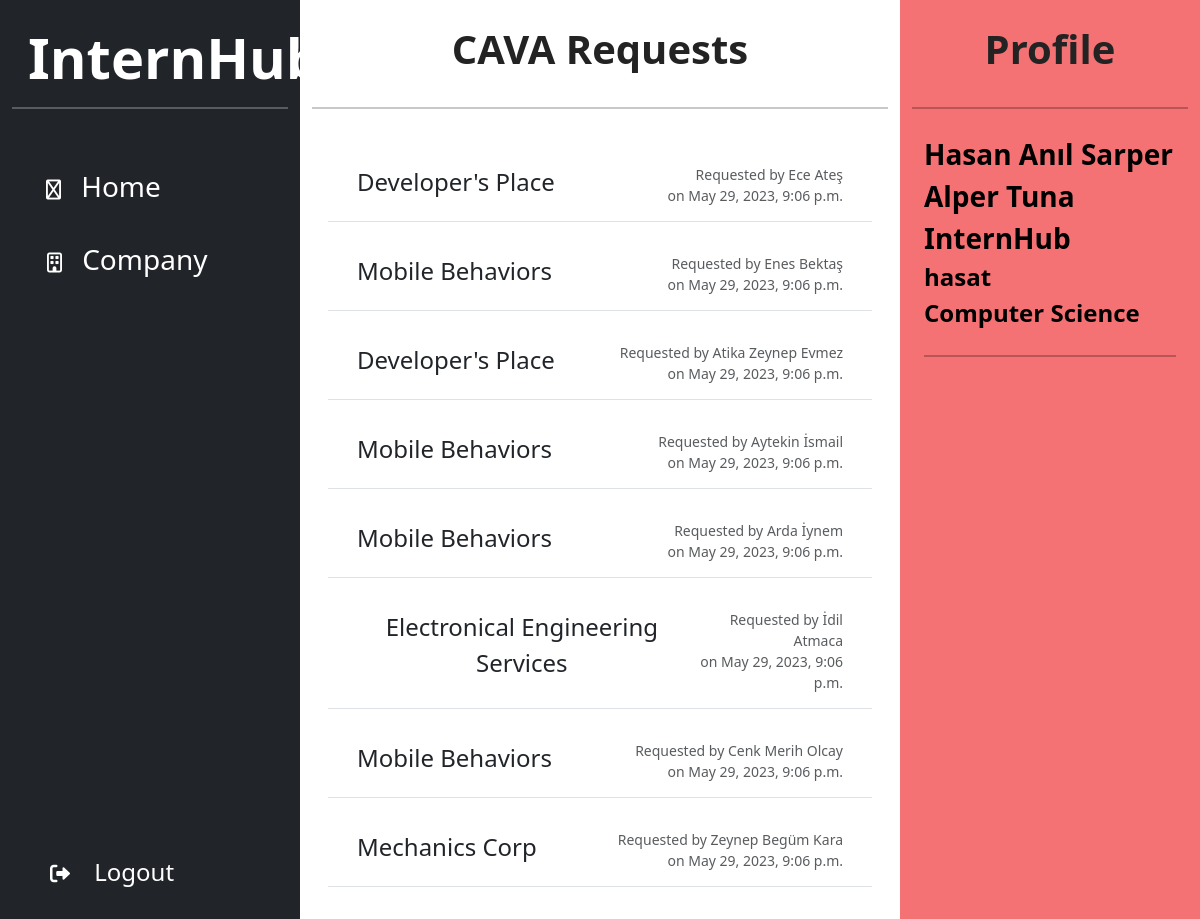
The page /company/cava-requests/ (signed in) on the database its author committed.
### company/models.py (models this page shows, shortened)
class CompanyRelatedDemand(models.Model):
    demand_date = models.DateTimeField(auto_now_add=True, null=True)
    description = models.CharField(max_length=100, null=True)
    class Meta:
        abstract = True

class CompanyApprovalValidationApplication(CompanyRelatedDemand):
    course = models.ForeignKey(Course, blank=True, on_delete=models.CASCADE, null=True)
    file = models.FileField(upload_to='company-approval-demands',
                            null=True,
                            validators=[FileExtensionValidator(allowed_extensions=['pdf'])]
                            )
    status = models.CharField(max_length=20, choices=STATUS_CHOICES, default='PENDING')
    requested_company = models.ForeignKey(Company, on_delete=models.CASCADE, null=True, related_name='+')
    student = models.ForeignKey(Student, on_delete=models.CASCADE, null=True, related_name='cava_applications')

class Company(models.Model):
    name = models.CharField(max_length=100, null=True, unique=True)
    field = models.CharField(max_length=100, null=True)
    departments = models.ManyToManyField(EngineeringDepartment, blank=True)
    status = models.CharField(max_length=20, choices=STATUS_CHOICES, default='PENDING', null=True)

### users/models.py (models this page shows, shortened)
class RoleMixin(models.Model):
    class Role(models.TextChoices):
        SUPERUSER = 'SUPERUSER', 'Superuser'
        STUDENT = 'STUDENT', 'Student'
        DEAN = 'DEAN', 'Dean'
        CHAIR = 'CHAIR', 'Chair'
        INSTRUCTOR = 'INSTRUCTOR', 'Instructor'
        DEPARTMENTSECRETARY = 'DEPARTMENT_SECRETARY', 'Department Secretary'
    role = models.CharField(max_length=50, choices=Role.choices, blank=True)
    class Meta:
        abstract = True

class User(AbstractBaseUser, PermissionsMixin, RoleMixin):
    first_name = models.CharField(max_length=50, null=True)
    last_name = models.CharField(max_length=50, null=True)
    email = models.EmailField(max_length=50, unique=True, null=True)
    user_id = models.CharField(max_length=8, unique=True, null=False)
    department = models.ForeignKey(
        EngineeringDepartment, on_delete=models.SET_NULL, null=True)
    created_date = models.DateTimeField(auto_now_add=True)
    modified_date = models.DateTimeField(auto_now=True)
    is_admin = models.BooleanField(default=False)
    is_active = models.BooleanField(default=True)
    is_staff = models.BooleanField(default=False)
    is_superuser = models.BooleanField(default=False)
    USERNAME_FIELD = 'user_id'
    REQUIRED_FIELDS = []
    objects = UserManager()
    user_permissions = models.ManyToManyField(
        Permission, related_name='%(class)spermissions', blank=True)
    def __str__(self):
        if self.first_name is None or self.last_name is None:
            return self.user_id
        return self.first_name + ' ' + self.last_name

class EngineeringDepartment(models.Model):
    code = models.CharField(max_length=5, unique=True)
    name = models.CharField(max_length=50, blank=True)
    def __str__(self):
        return self.name

### company/views.py (the view)
# urls.py: path('cava-requests/', views.ListCAVASView.as_view(), name="cava-requests"),
class ListCAVASView(LoginRequiredMixin, RoleRequiredMixin, ListView):
    template_name = 'company/cava-requests.html'
    model = CompanyApprovalValidationApplication
    context_object_name = 'requests'
    ordering = 'id'
    allowed_roles = ['SUPERUSER', 'DEPARTMENT_SECRETARY']
    def get_context_data(self, **kwargs):
        context = super().get_context_data(**kwargs)
        user = self.request.user
        context['full_name'] = str(self.request.user)
        context['user'] = user
        context['check'] = True
        return context
    def get_queryset(self):
        return CompanyApprovalValidationApplication.objects.filter(status='PENDING')

### users/views.py (called while the page is built)
    def test_func(self):
        return self.request.user.role in self.allowed_roles

### company/templates/company/cava-requests.html (shortened to what this page needs)
{% extends 'main/home.html' %}
{% load static %}
{% block styling %}
    <link rel="stylesheet" type="text/css" href="{% static 'main/home.css' %}">
{% endblock %}
{% block body %}
    <div class="container-fluid">
        <div class="row flex-nowrap">
            {% block left-column %}
                <div class="bg-dark col-auto col-md-4 col-lg-3 min-vh-100" id="left-column">
                    <div class="bg-dark p2">
                        <a href="/" class="d-flex text-decoration-none align-items-center mt-4 text-white">
                            <b class="display-4">
                                <span class="display-4 ms-3 d-none d-sm-inline fw-bold">InternHub</span>
                            </b>
                        </a>
                        <hr class="bg-white border-2 border-top border-white">
                        <div class="container">
                            <div class="content">
                                <ul class="nav nav-pills flex-column mt-4">
                                    <li class="nav-item py-2 py-sm-2 rounded">
                                        <button onclick="navigateToAnotherPage('/')" class="nav-link text-white w-100"
                                                style="padding-left: 12px;">
                                            <i class="fs-5 fa-regular fa-house"></i>
                                            <span class="fs-3 ms-3 d-none d-sm-inline"
                                                  id="sidebar-span">Home</span>
                                        </button>
                                    </li>
                                    <li class="nav-item py-2 py-sm-2 rounded">
                                        <button class="btn btn-toggle align-items-center
                                            rounded collapsed text-white w-100"
                                                data-bs-toggle="collapse"
                                                data-bs-target="#company-collapse"
                                                aria-expanded="true"
                                                id="main-button">
                                            <i class="fs-5 fa-regular fa-building"></i>
                                            <span class="fs-3 ms-3 d-none d-sm-inline" id="sidebar-span">Company</span>
                                        </button>
                                    </li>
                                </ul>
                            </div>
                            <ul class="nav nav-pills flex-column mt-4">
                                <li class="nav-item py-2 py-sm-2 rounded">
                                    <a href="{% url 'users:logout' %}" class="nav-link text-white">
                                        <i class="fs-5 fa-solid fa-right-from-bracket"></i>
                                        <span class="fs-4 ms-3 d-none d-sm-inline" id="side-bar-span">Logout</span>
                                    </a>
                                </li>
                            </ul>
                        </div>
                    </div>
                </div>
            {% endblock %}
            {% block middle-column %}
                <div class="col-auto col-6" id="middle-column">
                    <div id="company-list-div">
                        <h1 class="display-6 text-center fw-semibold" id="titles">CAVA Requests</h1>
                        <hr class="my-4 border-2 text-dark">
                        <div class="card border-0" style="height: 85vh;">
                            <div class="card-body overflow-auto">
                                <ul class="list-group">
                                    {% for request in requests %}
                                        <li class="list-group-item border-0 border-bottom rounded-0 mb-3"
                                            id="cavar-btn">
                                            <button onclick="navigateToAnotherPage('/company/cava-requests/{{ request.id }}/')"
                                                    class="btn d-flex w-100 justify-content-between">
                                                <span class="mb-1 fs-4">{{ request.requested_company.name }}</span>
                                                <small class="text-muted d-block text-end">Requested by
                                                    {{ request.student.first_name }} {{ request.student.last_name }}
                                                    <br> on {{ request.demand_date }}</small>
                                            </button>
                                        </li>
                                    {% endfor %}
                                </ul>
                            </div>
                        </div>
                    </div>
                </div>
            {% endblock %}
            {% block right-column %}
                <div class="col text-white" id="side-bar-right">
                    <h1 class="display-6 fw-semibold text-center" id="titles">Profile</h1>
                    <hr class="my-4 border-2 text-black">
                    <div class="container" id="profile-info">
                        <div class="row">
                            {% if check %}
                                <span class="fs-3 text-black fw-semibold align-left"> {{ full_name }} </span>
                                <span class="fs-4 text-black fw-semibold align-left"> {{ user.user_id }}</span>
                                <span class="fs-4 text-black fw-semibold align-left"> {{ user.department }}</span>
                            {% endif %}
                        </div>
                        <hr class="my-4 border-2 text-black">
                    </div>
                </div>
            {% endblock %}
        </div>
    </div>
{% endblock %}

### main/static/main/home.css (style rules this page uses)
.container { display: flex; flex-direction: column; min-height: 85vh; }
.content { flex-grow: 1; }
.container button { text-align: left; }
.container ul li { padding: 10px; }
.container ul a { text-decoration: none; }
#side-bar-span { padding-left: 4px; }
#side-bar-right { background: #F47174; }
#titles { padding-top: 25px; padding-bottom: 10px; color: #232323; }
#profile-info { color: #232323; }

### rows shown on the page
CompanyApprovalValidationApplication: requested_company.name "Developer's Place", student.first_name "Ece", student.last_name "Ateş", demand_date "May 29, 2023, 9:06 p.m."
CompanyApprovalValidationApplication: requested_company.name "Mobile Behaviors", student.first_name "Enes", student.last_name "Bektaş", demand_date "May 29, 2023, 9:06 p.m."
CompanyApprovalValidationApplication: requested_company.name "Developer's Place", student.first_name "Atika Zeynep", student.last_name "Evmez", demand_date "May 29, 2023, 9:06 p.m."
CompanyApprovalValidationApplication: requested_company.name "Mobile Behaviors", student.first_name "Aytekin", student.last_name "İsmail", demand_date "May 29, 2023, 9:06 p.m."
CompanyApprovalValidationApplication: requested_company.name "Mobile Behaviors", student.first_name "Arda", student.last_name "İynem", demand_date "May 29, 2023, 9:06 p.m."
CompanyApprovalValidationApplication: requested_company.name "Electronical Engineering Services", student.first_name "İdil", student.last_name "Atmaca", demand_date "May 29, 2023, 9:06 p.m."
CompanyApprovalValidationApplication: requested_company.name "Mobile Behaviors", student.first_name "Cenk Merih", student.last_name "Olcay", demand_date "May 29, 2023, 9:06 p.m."
CompanyApprovalValidationApplication: requested_company.name "Mechanics Corp", student.first_name "Zeynep Begüm", student.last_name "Kara", demand_date "May 29, 2023, 9:06 p.m."
User: user_id "hasat", department "Computer Science"

### other values the page prints
{{ full_name }} "Hasan Anıl Sarper Alper Tuna InternHub"
